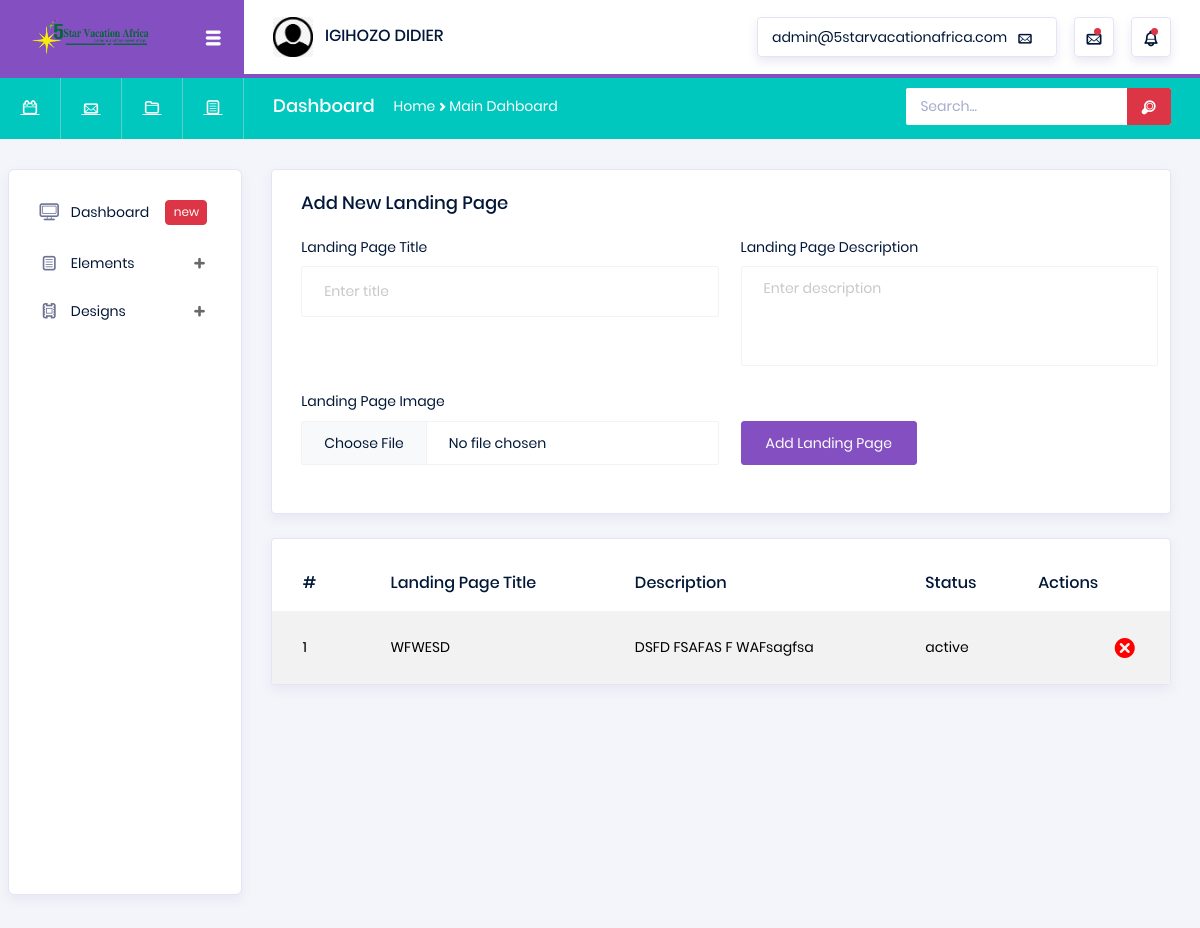
The page /admin/landing-page.php (signed in) on the database as committed earlier.
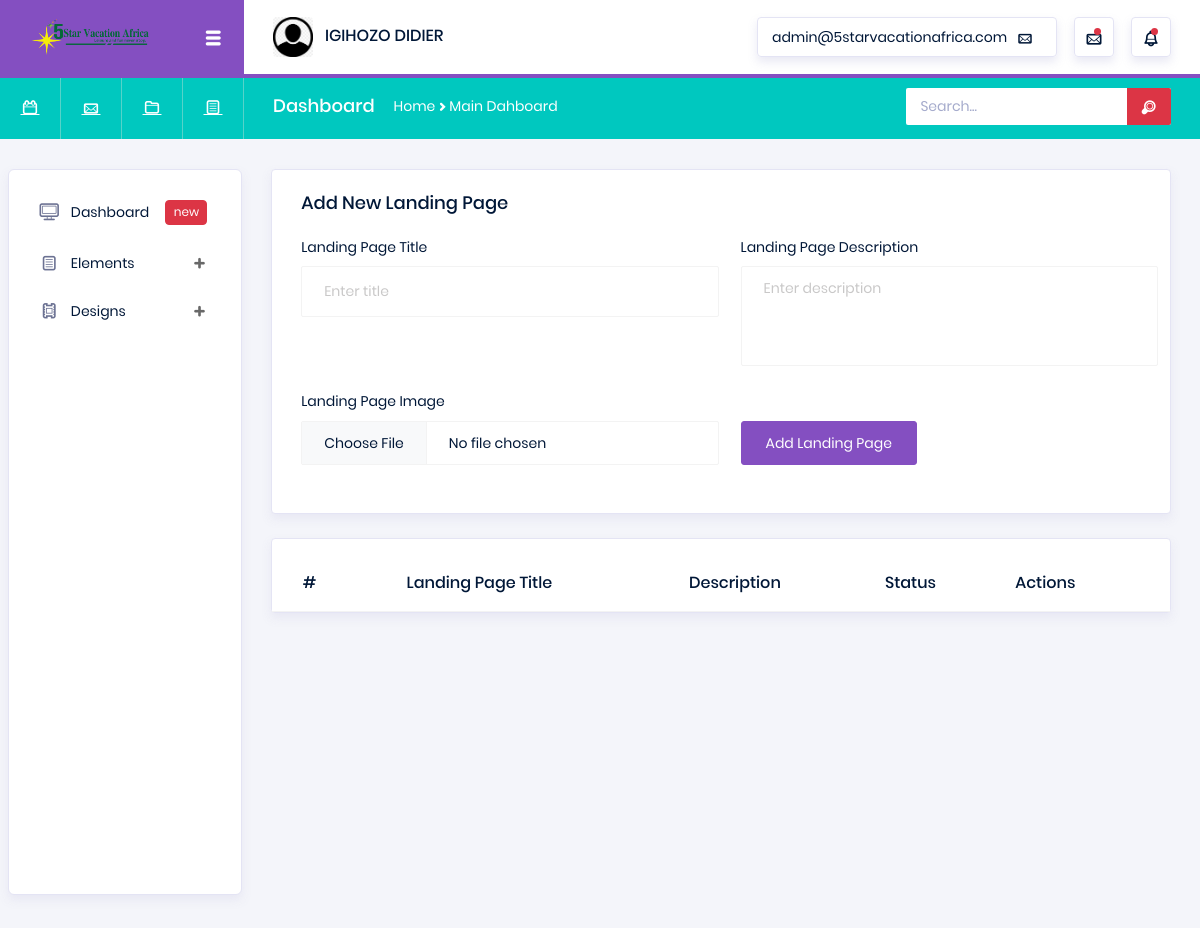
The same page on the database as committed later.
### tables this page shows
CREATE TABLE `LandingPage` (
  `LandingID` int(11) NOT NULL AUTO_INCREMENT,
  `LandingTitle` varchar(255) NOT NULL,
  `LandingDescription` text DEFAULT NULL,
  `LandingImage` varchar(255) DEFAULT NULL,
  `LandingStatus` enum('active','inactive') DEFAULT 'active',
  `CreatedAt` timestamp NULL DEFAULT current_timestamp(),
  `UpdatedAt` timestamp NULL DEFAULT current_timestamp() ON UPDATE current_timestamp(),
  PRIMARY KEY (`LandingID`)
);

### admin/landing-page.php (the view, shortened to what this page needs)
<?php
require("lib/header.php");
@require("../lib/drive.php");
$con = $pdo;
?>
<div class="main-panel">
    <div class="content-wrapper">
        <div class="row">
            <div class="col-md-12">
                <div class="card">
                    <div class="card-body">
                        <h4 class="card-title">Add New Landing Page</h4>
                        <form method="post" enctype="multipart/form-data" style="width:102%">
                            <div class="form-row row">
                                <div class="form-group col-md-6">
                                    <label for="landingTitle">Landing Page Title</label>
                                    <input type="text" class="form-control" id="landingTitle" name="landingTitle" placeholder="Enter title" required>
                                </div>
                                <div class="form-group col-md-6">
                                    <label for="landingDescription">Landing Page Description</label>
                                    <textarea class="form-control" id="landingDescription" name="landingDescription" rows="5" placeholder="Enter description"></textarea>
                                </div>
                                <div class="form-group col-md-6">
                                    <label for="landingImage">Landing Page Image</label>
                                    <input type="file" class="form-control" id="landingImage" name="landingImage" accept="image/*" required>
                                </div>
                                <div class="form-group col-md-6 d-flex align-items-end">
                                    <button type="submit" class="btn btn-primary">Add Landing Page</button>
                                </div>
                            </div>
                        </form>
                    </div>
                </div>
                <div class="card mt-4">
                    <div class="table-responsive pt-3">
                        <table class="table table-striped project-orders-table">
                            <thead>
                                <tr>
                                    <th>#</th>
                                    <th>Landing Page Title</th>
                                    <th>Description</th>
                                    <th>Status</th>
                                    <th>Actions</th>
                                </tr>
                            </thead>
                            <tbody>
                                <?php
                                $stmt = $con->query("SELECT * FROM LandingPage ORDER BY LandingID DESC");
                                $index = 1;
                                while ($row = $stmt->fetch(PDO::FETCH_ASSOC)) {
                                    $id = $row['LandingID'];
                                    echo "<tr>
                                            <td>{$index}</td>
                                            <td>{$row['LandingTitle']}</td>
                                            <td>{$row['LandingDescription']}</td>
                                            <td>{$row['LandingStatus']}</td>
                                            <td><a href='delete-landing-page.php?id=$id' style='text-decoration:none;color:#F00;font-size:30px;float:right'><i class='typcn typcn-delete'></i></a></td>
                                        </tr>";
                                    $index++;
                                }
                                ?>
                            </tbody>
                        </table>
                    </div>
                </div>
            </div>
        </div>
    </div>
</div>

Rows that differ between the two databases and show on the page:
removed landingpage: LandingTitle "WFWESD", LandingDescription "DSFD FSAFAS F WAFsagfsa", LandingStatus "active"
